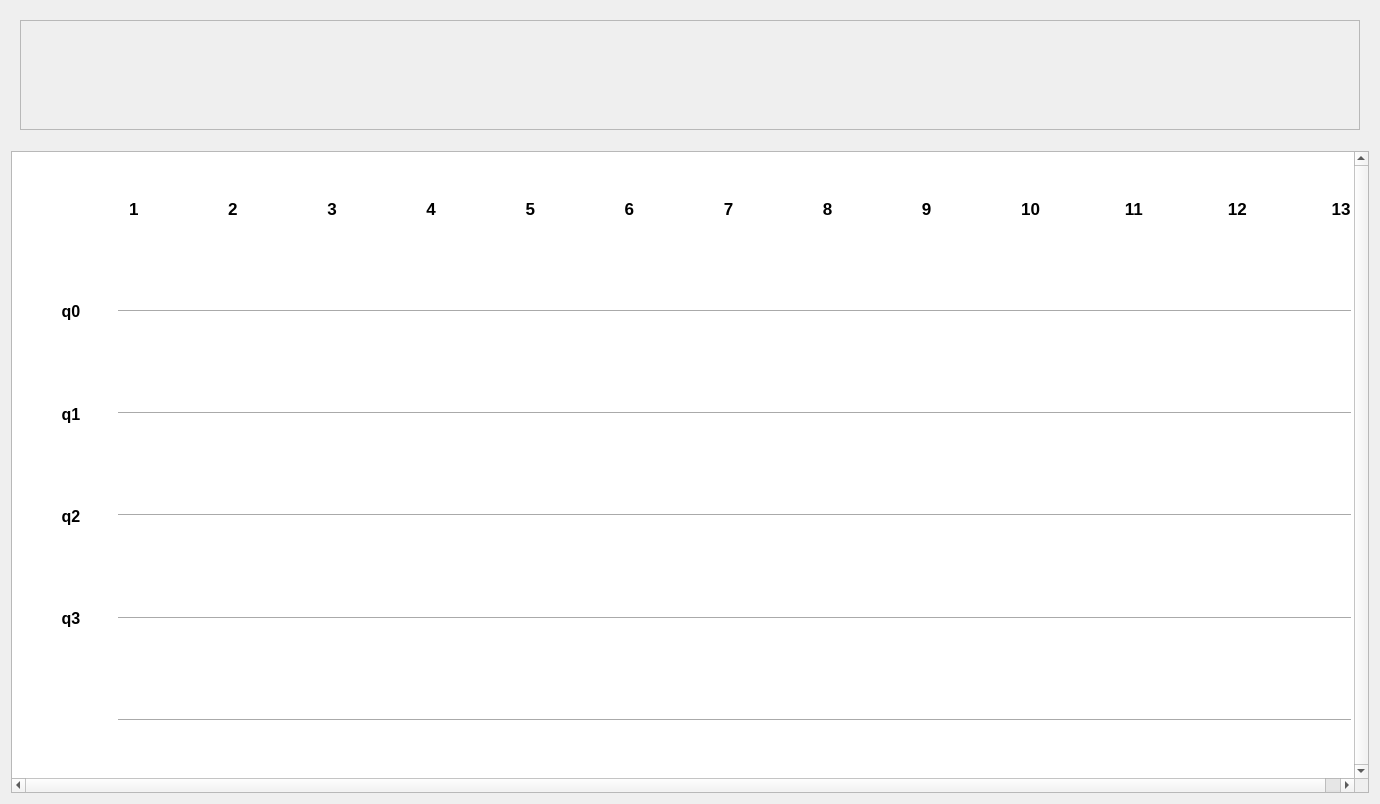
<?xml version="1.0" encoding="UTF-8"?>
<ui version="4.0">
 <class>dragCircuit</class>
 <widget class="QWidget" name="dragCircuit">
  <property name="geometry">
   <rect>
    <x>0</x>
    <y>0</y>
    <width>1380</width>
    <height>804</height>
   </rect>
  </property>
  <property name="windowTitle">
   <string>Form</string>
  </property>
  <layout class="QVBoxLayout" name="verticalLayout" stretch="1,5">
   <property name="spacing">
    <number>12</number>
   </property>
   <item>
    <widget class="QWidget" name="widget_gates" native="true">
     <property name="sizePolicy">
      <sizepolicy hsizetype="Expanding" vsizetype="Expanding">
       <horstretch>0</horstretch>
       <verstretch>0</verstretch>
      </sizepolicy>
     </property>
     <layout class="QHBoxLayout" name="horizontalLayout">
      <item>
       <widget class="QScrollArea" name="scrollArea">
        <property name="widgetResizable">
         <bool>true</bool>
        </property>
        <widget class="QWidget" name="scrollAreaWidgetContents">
         <property name="geometry">
          <rect>
           <x>0</x>
           <y>0</y>
           <width>1334</width>
           <height>104</height>
          </rect>
         </property>
         <layout class="QHBoxLayout" name="horizontalLayout_2"/>
        </widget>
       </widget>
      </item>
     </layout>
    </widget>
   </item>
   <item>
    <widget class="QScrollArea" name="scrollArea_drag_circ">
     <property name="styleSheet">
      <string notr="true">BackGoundolor:{rgb(222, 221, 218)}</string>
     </property>
     <property name="verticalScrollBarPolicy">
      <enum>Qt::ScrollBarAlwaysOn</enum>
     </property>
     <property name="horizontalScrollBarPolicy">
      <enum>Qt::ScrollBarAlwaysOn</enum>
     </property>
     <property name="widgetResizable">
      <bool>true</bool>
     </property>
     <widget class="QWidget" name="scrollAreaWidgetContents_circ_2">
      <property name="geometry">
       <rect>
        <x>0</x>
        <y>0</y>
        <width>1552</width>
        <height>623</height>
       </rect>
      </property>
      <property name="sizePolicy">
       <sizepolicy hsizetype="Expanding" vsizetype="Expanding">
        <horstretch>0</horstretch>
        <verstretch>0</verstretch>
       </sizepolicy>
      </property>
      <property name="styleSheet">
       <string notr="true">QWidget{background-color:rgb(255,255,255);}
BackGoundolor:{rgb(222, 221, 218)}</string>
      </property>
      <layout class="QVBoxLayout" name="verticalLayout_7">
       <item>
        <widget class="QWidget" name="widget_pos" native="true">
         <property name="sizePolicy">
          <sizepolicy hsizetype="Expanding" vsizetype="Expanding">
           <horstretch>0</horstretch>
           <verstretch>0</verstretch>
          </sizepolicy>
         </property>
         <layout class="QHBoxLayout" name="horizontalLayout_6">
          <item>
           <widget class="QLabel" name="label_6">
            <property name="font">
             <font>
              <pointsize>13</pointsize>
              <bold>true</bold>
             </font>
            </property>
            <property name="text">
             <string>                     1                   2                   3                   4                   5                   6                   7                   8                   9                   10                  11                  12                  13</string>
            </property>
           </widget>
          </item>
         </layout>
        </widget>
       </item>
       <item>
        <widget class="QWidget" name="widget_q0" native="true">
         <property name="sizePolicy">
          <sizepolicy hsizetype="Expanding" vsizetype="Expanding">
           <horstretch>0</horstretch>
           <verstretch>0</verstretch>
          </sizepolicy>
         </property>
         <layout class="QHBoxLayout" name="horizontalLayout_8" stretch="1,15">
          <item>
           <widget class="QLabel" name="label_q0">
            <property name="font">
             <font>
              <pointsize>12</pointsize>
              <bold>true</bold>
             </font>
            </property>
            <property name="text">
             <string>q0</string>
            </property>
            <property name="alignment">
             <set>Qt::AlignCenter</set>
            </property>
           </widget>
          </item>
          <item>
           <widget class="Line" name="line_q0">
            <property name="orientation">
             <enum>Qt::Horizontal</enum>
            </property>
           </widget>
          </item>
         </layout>
        </widget>
       </item>
       <item>
        <widget class="QWidget" name="widget_q1" native="true">
         <property name="sizePolicy">
          <sizepolicy hsizetype="Expanding" vsizetype="Expanding">
           <horstretch>0</horstretch>
           <verstretch>0</verstretch>
          </sizepolicy>
         </property>
         <layout class="QHBoxLayout" name="horizontalLayout_9" stretch="1,15">
          <item>
           <widget class="QLabel" name="label_q1">
            <property name="font">
             <font>
              <pointsize>12</pointsize>
              <bold>true</bold>
             </font>
            </property>
            <property name="text">
             <string>q1</string>
            </property>
            <property name="alignment">
             <set>Qt::AlignCenter</set>
            </property>
           </widget>
          </item>
          <item>
           <widget class="Line" name="line_q1">
            <property name="orientation">
             <enum>Qt::Horizontal</enum>
            </property>
           </widget>
          </item>
         </layout>
        </widget>
       </item>
       <item>
        <widget class="QWidget" name="widget_q2" native="true">
         <property name="sizePolicy">
          <sizepolicy hsizetype="Expanding" vsizetype="Expanding">
           <horstretch>0</horstretch>
           <verstretch>0</verstretch>
          </sizepolicy>
         </property>
         <layout class="QHBoxLayout" name="horizontalLayout_12" stretch="1,15">
          <item>
           <widget class="QLabel" name="label_q2">
            <property name="font">
             <font>
              <pointsize>12</pointsize>
              <bold>true</bold>
             </font>
            </property>
            <property name="text">
             <string>q2</string>
            </property>
            <property name="alignment">
             <set>Qt::AlignCenter</set>
            </property>
           </widget>
          </item>
          <item>
           <widget class="Line" name="line_q2">
            <property name="orientation">
             <enum>Qt::Horizontal</enum>
            </property>
           </widget>
          </item>
         </layout>
        </widget>
       </item>
       <item>
        <widget class="QWidget" name="widget_q3" native="true">
         <property name="sizePolicy">
          <sizepolicy hsizetype="Expanding" vsizetype="Expanding">
           <horstretch>0</horstretch>
           <verstretch>0</verstretch>
          </sizepolicy>
         </property>
         <layout class="QHBoxLayout" name="horizontalLayout_13" stretch="1,15">
          <item>
           <widget class="QLabel" name="label_q3">
            <property name="font">
             <font>
              <pointsize>12</pointsize>
              <bold>true</bold>
             </font>
            </property>
            <property name="text">
             <string>q3</string>
            </property>
            <property name="alignment">
             <set>Qt::AlignCenter</set>
            </property>
           </widget>
          </item>
          <item>
           <widget class="Line" name="line_q3">
            <property name="orientation">
             <enum>Qt::Horizontal</enum>
            </property>
           </widget>
          </item>
         </layout>
        </widget>
       </item>
       <item>
        <widget class="QWidget" name="widget_addqubit" native="true">
         <property name="sizePolicy">
          <sizepolicy hsizetype="Expanding" vsizetype="Expanding">
           <horstretch>0</horstretch>
           <verstretch>0</verstretch>
          </sizepolicy>
         </property>
         <layout class="QHBoxLayout" name="horizontalLayout_17" stretch="1,15">
          <item>
           <widget class="QLabel" name="imageLabel_addqubit">
            <property name="font">
             <font>
              <pointsize>12</pointsize>
              <bold>true</bold>
             </font>
            </property>
            <property name="cursor">
             <cursorShape>PointingHandCursor</cursorShape>
            </property>
            <property name="mouseTracking">
             <bool>false</bool>
            </property>
            <property name="text">
             <string/>
            </property>
            <property name="alignment">
             <set>Qt::AlignCenter</set>
            </property>
           </widget>
          </item>
          <item>
           <widget class="Line" name="line_5">
            <property name="orientation">
             <enum>Qt::Horizontal</enum>
            </property>
           </widget>
          </item>
         </layout>
        </widget>
       </item>
      </layout>
     </widget>
    </widget>
   </item>
  </layout>
 </widget>
 <resources/>
 <connections/>
</ui>
